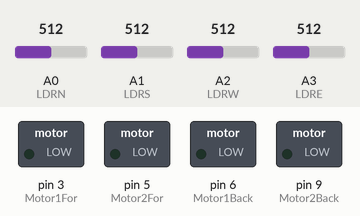
This sketch was run on a simulated Arduino Uno, built with avr-gcc and run on an emulated ATmega328P. Parts: switched loads named in the sketch (green lamp = pin HIGH). Dashed ring = blinking. The test bench sets the inputs (shaded band); at power-on: A0 (LDRN) = 512, A2 (LDRW) = 512, A1 (LDRS) = 512, A3 (LDRE) = 512.

Above: at 1.2 s.
1.3 s: A0 (LDRN) set to 707
2.8 s: A0 (LDRN) set to 733
At 3.31 s:
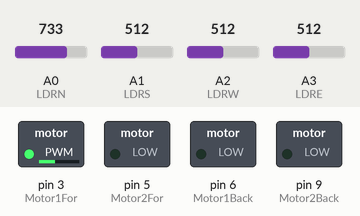
5.8 s: A2 (LDRW) set to 705
8.8 s: A2 (LDRW) set to 724
11.8 s: A1 (LDRS) set to 546
At 12.34 s:
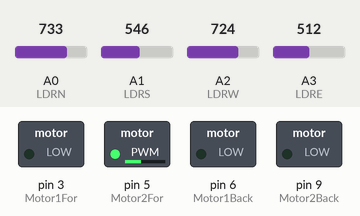
14.8 s: A3 (LDRE) set to 992
At 15.32 s:
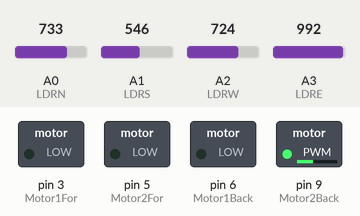
Timing chart, 0 to 18.8 s (numbered marks = the images above; inputs shaded):
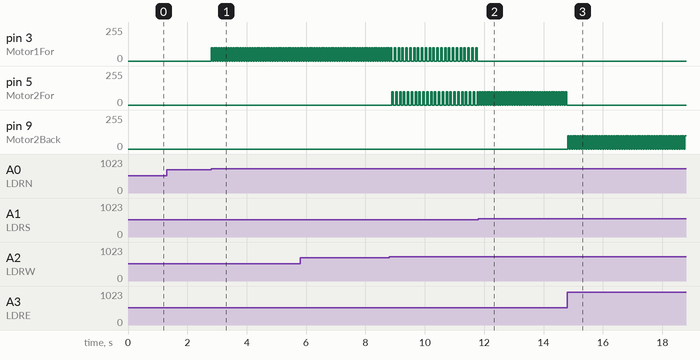

Measured:
- the behaviour switches between 715 and 716 on A0 (LDRN) (found by bisection; images 0 and 1)
- after the input at 1.3 s, every drawn part: stays the same
- after the input at 2.8 s, pin 3 (Motor1For): alternates 100/255 for 0.05 s and 0/255 for 0.03 s, starting at once
- after the input at 8.8 s, pin 3 (Motor1For): alternates 100/255 for 0.05 s and 0/255 for 0.08 s, starting after 0.17 s; pin 5 (Motor2For): alternates 100/255 for 0.05 s and 0/255 for 0.08 s, starting after 0.09 s
- after the input at 11.8 s, pin 3 (Motor1For): stops changing and stays 0/255; pin 5 (Motor2For): alternates 100/255 for 0.05 s and 0/255 for 0.03 s, starting at once
- after the input at 14.8 s, pin 5 (Motor2For): stops changing and stays 0/255; pin 9 (Motor2Back): alternates 100/255 for 0.05 s and 0/255 for 0.03 s, starting at once

The sketch:

Solar_Tracker_Robot.ino
```cpp
//"LDRN" is "North LDR". Motor1 is associated with N & S. Motor2 is associated with E & W.
#define LDRN A0
#define LDRS A1
#define LDRW A2
#define LDRE A3
//PWM pins
#define Motor1For 3
#define Motor2For 5
#define Motor1Back 6
#define Motor2Back 9
//Adjustable Motor speed between 1 and 255
short motorSpeed = 100;
//Adjustable sensitivity 0-100 (percent) (aka the threshold you want the device to act on. If it's too low, it moves too frequently and erratically because of potential noise. Too high and it doesn't correct its position enough)
short threshold = 20;

//ofc this is initialization of the difference variable
int vertDiff = 0;
int horiDiff = 0;
//Adjustable motor action time (how long you want each motor to perform the corrective action)
int delayTime = 50;


void setup() {
  pinMode(Motor1For, OUTPUT);
  pinMode(Motor2For, OUTPUT);
  pinMode(Motor1Back, OUTPUT);
  pinMode(Motor2Back, OUTPUT);
}

void loop() {
//read the analog LDR Pins
  int valN = analogRead(LDRN);
  int valS = analogRead(LDRS);
  int valW = analogRead(LDRW);
  int valE = analogRead(LDRE);
  //finding absolute values for the light level differences.
  vertDiff = abs(valN - valS);
  horiDiff = abs(valW - valE);

  int thresholdADC = (threshold * 1023) / 100;

  //all these are comparisons between the LDRS. If there is a difference AND it's above the threshold, it moves.
  if (valN > valS && vertDiff >= thresholdADC) {
    digitalWrite(Motor1Back, LOW);
    analogWrite(Motor1For, motorSpeed);
    delay(delayTime);
    digitalWrite(Motor1For, LOW);

  } else if (valS > valN && vertDiff >= thresholdADC) {
    digitalWrite(Motor1For, LOW);
    analogWrite(Motor1Back, motorSpeed);
    delay(delayTime);
    digitalWrite(Motor1Back, LOW);
  }

  if (valW > valE && horiDiff >= thresholdADC) {
    digitalWrite(Motor2Back, LOW);
    analogWrite(Motor2For, motorSpeed);
    delay(delayTime);
    digitalWrite(Motor2For, LOW);

  } else if (valE > valW && horiDiff >= thresholdADC) {
    digitalWrite(Motor2For, LOW);
    analogWrite(Motor2Back, motorSpeed);
    delay(delayTime);
    digitalWrite(Motor2Back, LOW);
  }
  //can be reduced or removed...just thought the loops would be too fast without it
  delay (30);
}
```
